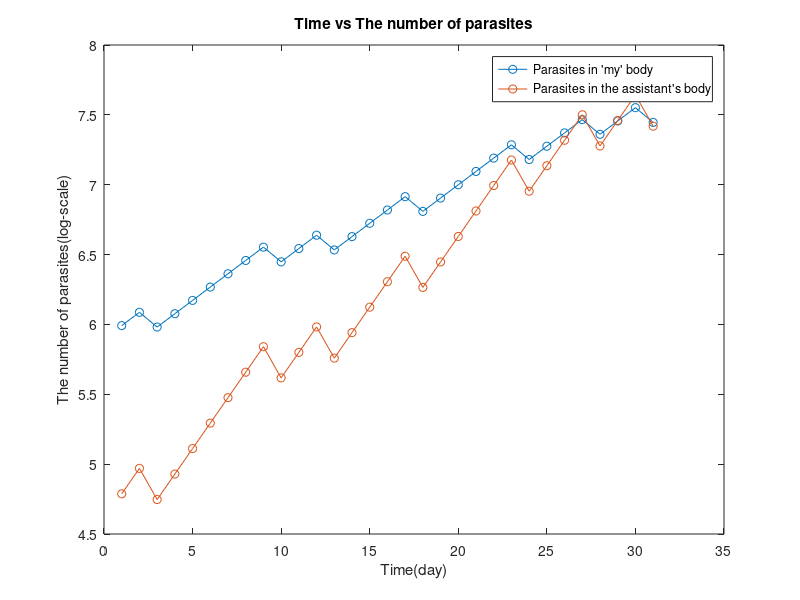

The MATLAB source for this figure:
n = [400];
m = [120];
for j = 2:31
    coin = rand(1);
    if coin < 0.35
        n(j) = n(j-1) * 0.9;
        m(j) = m(j-1) * 0.8;
    else
        n(j) = n(j-1) * 1.1;
        m(j) = m(j-1) * 1.2;
    end
end

plot(1:31,log(n),'-o',1:31,log(m),'-o');
xlabel("Time(day)");
ylabel("The number of parasites(log-scale)");
title("Time vs The number of parasites")
legend('Parasites in ''my'' body', 'Parasites in the assistant''s body');
